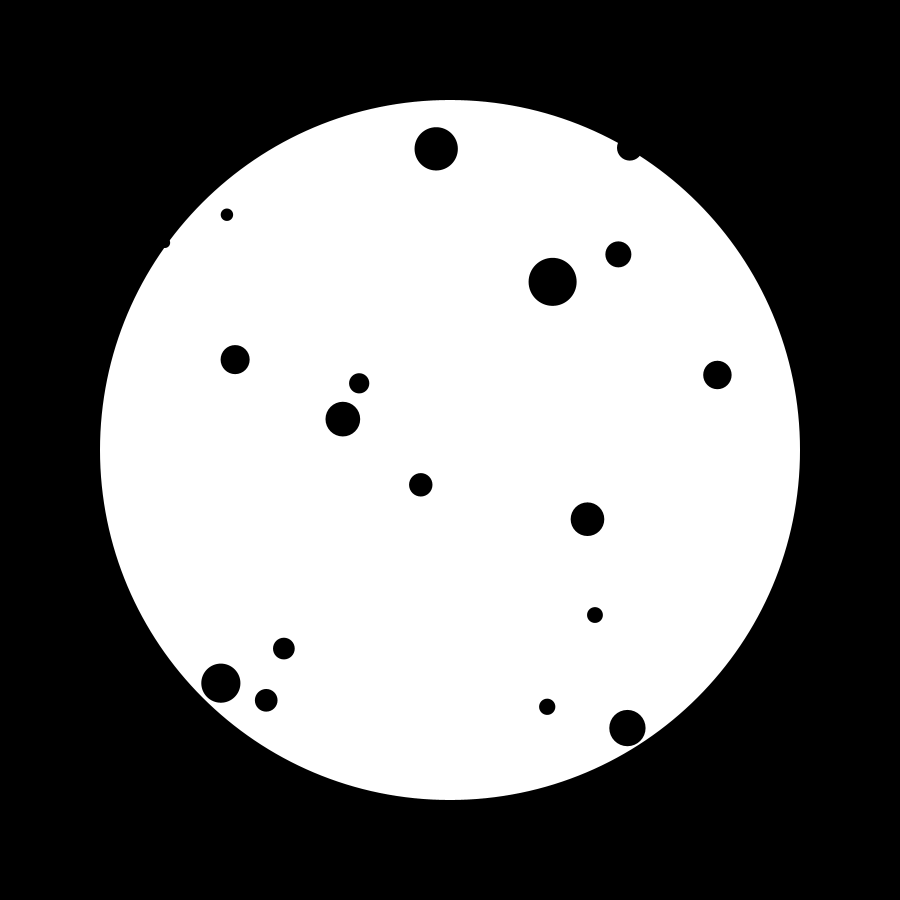
Frame 1 (no input)
Frame 60 (the mouse pressed at the canvas centre just before this capture): identical to frame 1, image omitted
Frame 120 (the mouse held since frame 60 and released just before this capture): identical to frame 1, image omitted

The Processing sketch that drew this single still picture (run headless with seeded random() and noise(); from frame 60 on, the mouse is pressed at the canvas centre):

// Processing sketch: sketch_200829e
// ── sketch_200829e.pde
// template
void setup(){
 size(900,900); 
 background(0);
 fill(255);
  noStroke();
  circle(width / 2, height / 2, d);
  fill(0);
  for(int i = 0; i < 25; i++) {
    float x = random(width / 2 - r, width / 2 + r);
    float y = random(height / 2 - r, height / 2 + r);
    circle(x, y, random(10,50));
  }
}

float d = 700;
float r = d / 2;
void draw(){
  //background(0);
  
}
